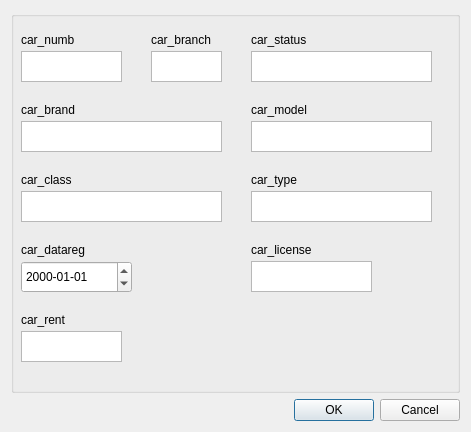
<?xml version="1.0" encoding="UTF-8"?>
<ui version="4.0">
 <class>Dialog</class>
 <widget class="QDialog" name="Dialog">
  <property name="geometry">
   <rect>
    <x>0</x>
    <y>0</y>
    <width>471</width>
    <height>432</height>
   </rect>
  </property>
  <property name="windowTitle">
   <string>Добавить запись (Cars)</string>
  </property>
  <layout class="QGridLayout" name="gridLayout">
   <item row="0" column="0">
    <widget class="QGroupBox" name="groupBox">
     <property name="title">
      <string/>
     </property>
     <widget class="QLabel" name="label">
      <property name="geometry">
       <rect>
        <x>10</x>
        <y>20</y>
        <width>181</width>
        <height>18</height>
       </rect>
      </property>
      <property name="text">
       <string>car_numb</string>
      </property>
     </widget>
     <widget class="QPlainTextEdit" name="te_car_numb">
      <property name="geometry">
       <rect>
        <x>10</x>
        <y>40</y>
        <width>101</width>
        <height>31</height>
       </rect>
      </property>
     </widget>
     <widget class="QPlainTextEdit" name="te_car_brand">
      <property name="geometry">
       <rect>
        <x>10</x>
        <y>110</y>
        <width>201</width>
        <height>31</height>
       </rect>
      </property>
     </widget>
     <widget class="QLabel" name="label_3">
      <property name="geometry">
       <rect>
        <x>10</x>
        <y>90</y>
        <width>181</width>
        <height>18</height>
       </rect>
      </property>
      <property name="text">
       <string>car_brand</string>
      </property>
     </widget>
     <widget class="QPlainTextEdit" name="te_car_branch">
      <property name="geometry">
       <rect>
        <x>140</x>
        <y>40</y>
        <width>71</width>
        <height>31</height>
       </rect>
      </property>
     </widget>
     <widget class="QLabel" name="label_4">
      <property name="geometry">
       <rect>
        <x>140</x>
        <y>20</y>
        <width>181</width>
        <height>18</height>
       </rect>
      </property>
      <property name="text">
       <string>car_branch</string>
      </property>
     </widget>
     <widget class="QPlainTextEdit" name="te_car_model">
      <property name="geometry">
       <rect>
        <x>240</x>
        <y>110</y>
        <width>181</width>
        <height>31</height>
       </rect>
      </property>
     </widget>
     <widget class="QLabel" name="label_7">
      <property name="geometry">
       <rect>
        <x>240</x>
        <y>90</y>
        <width>181</width>
        <height>18</height>
       </rect>
      </property>
      <property name="text">
       <string>car_model</string>
      </property>
     </widget>
     <widget class="QPlainTextEdit" name="te_car_status">
      <property name="geometry">
       <rect>
        <x>240</x>
        <y>40</y>
        <width>181</width>
        <height>31</height>
       </rect>
      </property>
     </widget>
     <widget class="QLabel" name="label_5">
      <property name="geometry">
       <rect>
        <x>240</x>
        <y>20</y>
        <width>181</width>
        <height>18</height>
       </rect>
      </property>
      <property name="text">
       <string>car_status</string>
      </property>
     </widget>
     <widget class="QLabel" name="label_11">
      <property name="geometry">
       <rect>
        <x>10</x>
        <y>160</y>
        <width>181</width>
        <height>18</height>
       </rect>
      </property>
      <property name="text">
       <string>car_class</string>
      </property>
     </widget>
     <widget class="QPlainTextEdit" name="te_car_class">
      <property name="geometry">
       <rect>
        <x>10</x>
        <y>180</y>
        <width>201</width>
        <height>31</height>
       </rect>
      </property>
     </widget>
     <widget class="QLabel" name="label_12">
      <property name="geometry">
       <rect>
        <x>240</x>
        <y>160</y>
        <width>91</width>
        <height>18</height>
       </rect>
      </property>
      <property name="text">
       <string>car_type</string>
      </property>
     </widget>
     <widget class="QPlainTextEdit" name="te_car_type">
      <property name="geometry">
       <rect>
        <x>240</x>
        <y>180</y>
        <width>181</width>
        <height>31</height>
       </rect>
      </property>
     </widget>
     <widget class="QLabel" name="label_13">
      <property name="geometry">
       <rect>
        <x>240</x>
        <y>230</y>
        <width>111</width>
        <height>18</height>
       </rect>
      </property>
      <property name="text">
       <string>car_license</string>
      </property>
     </widget>
     <widget class="QPlainTextEdit" name="te_car_license">
      <property name="geometry">
       <rect>
        <x>240</x>
        <y>250</y>
        <width>121</width>
        <height>31</height>
       </rect>
      </property>
     </widget>
     <widget class="QLabel" name="label_14">
      <property name="geometry">
       <rect>
        <x>10</x>
        <y>230</y>
        <width>181</width>
        <height>18</height>
       </rect>
      </property>
      <property name="text">
       <string>car_datareg</string>
      </property>
     </widget>
     <widget class="QLabel" name="label_15">
      <property name="geometry">
       <rect>
        <x>10</x>
        <y>300</y>
        <width>121</width>
        <height>18</height>
       </rect>
      </property>
      <property name="text">
       <string>car_rent</string>
      </property>
     </widget>
     <widget class="QPlainTextEdit" name="te_car_rent">
      <property name="geometry">
       <rect>
        <x>10</x>
        <y>320</y>
        <width>101</width>
        <height>31</height>
       </rect>
      </property>
     </widget>
     <widget class="QDateEdit" name="de_datareg">
      <property name="geometry">
       <rect>
        <x>10</x>
        <y>250</y>
        <width>111</width>
        <height>32</height>
       </rect>
      </property>
      <property name="displayFormat">
       <string>yyyy-MM-dd</string>
      </property>
     </widget>
    </widget>
   </item>
   <item row="1" column="0">
    <widget class="QDialogButtonBox" name="buttonBox">
     <property name="orientation">
      <enum>Qt::Horizontal</enum>
     </property>
     <property name="standardButtons">
      <set>QDialogButtonBox::Cancel|QDialogButtonBox::Ok</set>
     </property>
    </widget>
   </item>
  </layout>
 </widget>
 <resources/>
 <connections>
  <connection>
   <sender>buttonBox</sender>
   <signal>accepted()</signal>
   <receiver>Dialog</receiver>
   <slot>accept()</slot>
   <hints>
    <hint type="sourcelabel">
     <x>248</x>
     <y>254</y>
    </hint>
    <hint type="destinationlabel">
     <x>157</x>
     <y>274</y>
    </hint>
   </hints>
  </connection>
  <connection>
   <sender>buttonBox</sender>
   <signal>rejected()</signal>
   <receiver>Dialog</receiver>
   <slot>reject()</slot>
   <hints>
    <hint type="sourcelabel">
     <x>316</x>
     <y>260</y>
    </hint>
    <hint type="destinationlabel">
     <x>286</x>
     <y>274</y>
    </hint>
   </hints>
  </connection>
 </connections>
</ui>
